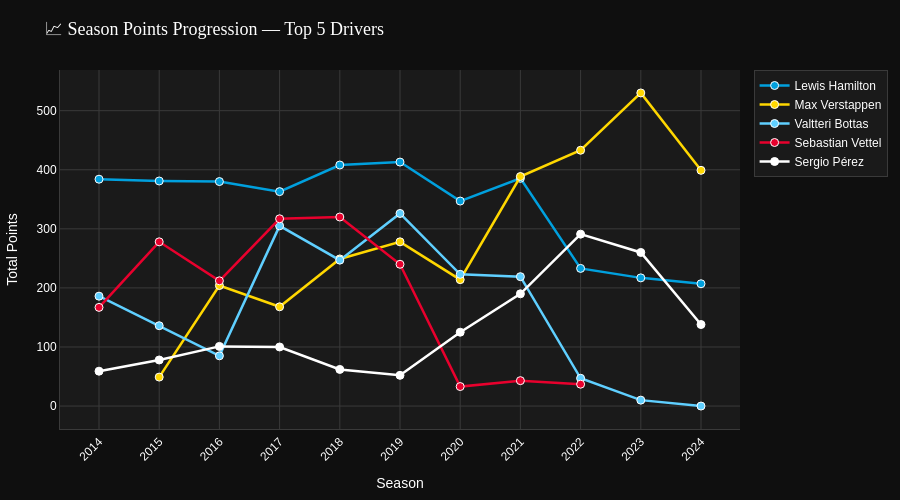

Notebook cell for this chart:
### Markdown cell above
### 📊 Viz 6 — Points Progression Per Season (Top 5 Drivers)

### Code cell
top5_drivers = driver_stats.nlargest(5, 'total_points')['driver_name'].tolist()

season_pts = master[master['driver_name'].isin(top5_drivers)].groupby(
    ['driver_name', 'year']
)['points'].sum().reset_index()

driver_colors = {
    'Max Verstappen':  RACEIQ_GOLD,
    'Lewis Hamilton':  '#00A0DE',
    'Sebastian Vettel': RACEIQ_RED,
    'Valtteri Bottas':  '#5FCFFF',
    'Charles Leclerc':  '#FF4444',
}

fig6 = go.Figure()
for driver in top5_drivers:
    df_d = season_pts[season_pts['driver_name'] == driver].sort_values('year')
    if df_d.empty:
        continue
    color = driver_colors.get(driver, RACEIQ_WHITE)
    fig6.add_trace(go.Scatter(
        x=df_d['year'],
        y=df_d['points'],
        mode='lines+markers',
        name=driver,
        line=dict(color=color, width=2.5),
        marker=dict(size=8, color=color, line=dict(color=RACEIQ_WHITE, width=1)),
        hovertemplate=f'<b>{driver}</b><br>Year: %{{x}}<br>Points: %{{y}}<extra></extra>'
    ))

fig6 = raceiq_layout(fig6, '📈 Season Points Progression — Top 5 Drivers', 500)
fig6.update_xaxes(title_text='Season', dtick=1, tickangle=-45)
fig6.update_yaxes(title_text='Total Points')
fig6.show()
print("\n📌 INSIGHT: Points progression reveals not just performance but team performance peaks. Vettel's 2014-2015 dip mirrors Ferrari's early hybrid-era struggles before their resurgence. Verstappen's exponential growth from 2021 reflects both personal development and Red Bull's engineering leap.")

### Figure 1 — Plotly figure (JSON) as saved in the notebook; plotly's stock layout.template omitted (floating-point values rounded to 4 significant figures)
{"data": [{"hovertemplate": "<b>Lewis Hamilton</b><br>Year: %{x}<br>Points: %{y}<extra></extra>", "line": {"color": "#00A0DE", "width": 2.5}, "marker": {"color": "#00A0DE", "line": {"color": "#FFFFFF", "width": 1}, "size": 8}, "mode": "lines+markers", "name": "Lewis Hamilton", "type": "scatter", "x": [2014, 2015, 2016, 2017, 2018, 2019, 2020, 2021, 2022, 2023, 2024], "y": [384.0, 381.0, 380.0, 363.0, 408.0, 413.0, 347.0, 385.5, 233.0, 217.0, 207.0]}, {"hovertemplate": "<b>Max Verstappen</b><br>Year: %{x}<br>Points: %{y}<extra></extra>", "line": {"color": "#FFD700", "width": 2.5}, "marker": {"color": "#FFD700", "line": {"color": "#FFFFFF", "width": 1}, "size": 8}, "mode": "lines+markers", "name": "Max Verstappen", "type": "scatter", "x": [2015, 2016, 2017, 2018, 2019, 2020, 2021, 2022, 2023, 2024], "y": [49.0, 204.0, 168.0, 249.0, 278.0, 214.0, 388.5, 433.0, 530.0, 399.0]}, {"hovertemplate": "<b>Valtteri Bottas</b><br>Year: %{x}<br>Points: %{y}<extra></extra>", "line": {"color": "#5FCFFF", "width": 2.5}, "marker": {"color": "#5FCFFF", "line": {"color": "#FFFFFF", "width": 1}, "size": 8}, "mode": "lines+markers", "name": "Valtteri Bottas", "type": "scatter", "x": [2014, 2015, 2016, 2017, 2018, 2019, 2020, 2021, 2022, 2023, 2024], "y": [186.0, 136.0, 85.0, 305.0, 247.0, 326.0, 223.0, 219.0, 47.0, 10.0, 0.0]}, {"hovertemplate": "<b>Sebastian Vettel</b><br>Year: %{x}<br>Points: %{y}<extra></extra>", "line": {"color": "#E8002D", "width": 2.5}, "marker": {"color": "#E8002D", "line": {"color": "#FFFFFF", "width": 1}, "size": 8}, "mode": "lines+markers", "name": "Sebastian Vettel", "type": "scatter", "x": [2014, 2015, 2016, 2017, 2018, 2019, 2020, 2021, 2022], "y": [167.0, 278.0, 212.0, 317.0, 320.0, 240.0, 33.0, 43.0, 37.0]}, {"hovertemplate": "<b>Sergio Pérez</b><br>Year: %{x}<br>Points: %{y}<extra></extra>", "line": {"color": "#FFFFFF", "width": 2.5}, "marker": {"color": "#FFFFFF", "line": {"color": "#FFFFFF", "width": 1}, "size": 8}, "mode": "lines+markers", "name": "Sergio Pérez", "type": "scatter", "x": [2014, 2015, 2016, 2017, 2018, 2019, 2020, 2021, 2022, 2023, 2024], "y": [59.0, 78.0, 101.0, 100.0, 62.0, 52.0, 125.0, 190.0, 291.0, 260.0, 138.0]}], "layout": {"font": {"color": "#FFFFFF", "family": "Arial"}, "height": 500, "legend": {"bgcolor": "#1A1A1A", "bordercolor": "#3A3A3A", "borderwidth": 1, "font": {"color": "#FFFFFF"}}, "margin": {"b": 60, "l": 60, "r": 40, "t": 70}, "paper_bgcolor": "#0F0F0F", "plot_bgcolor": "#1A1A1A", "title": {"font": {"color": "#FFFFFF", "family": "Arial Black", "size": 18}, "text": "📈 Season Points Progression — Top 5 Drivers"}, "xaxis": {"dtick": 1, "gridcolor": "#3A3A3A", "linecolor": "#3A3A3A", "tickangle": -45, "title": {"text": "Season"}, "zeroline": false}, "yaxis": {"gridcolor": "#3A3A3A", "linecolor": "#3A3A3A", "title": {"text": "Total Points"}, "zeroline": false}}}
